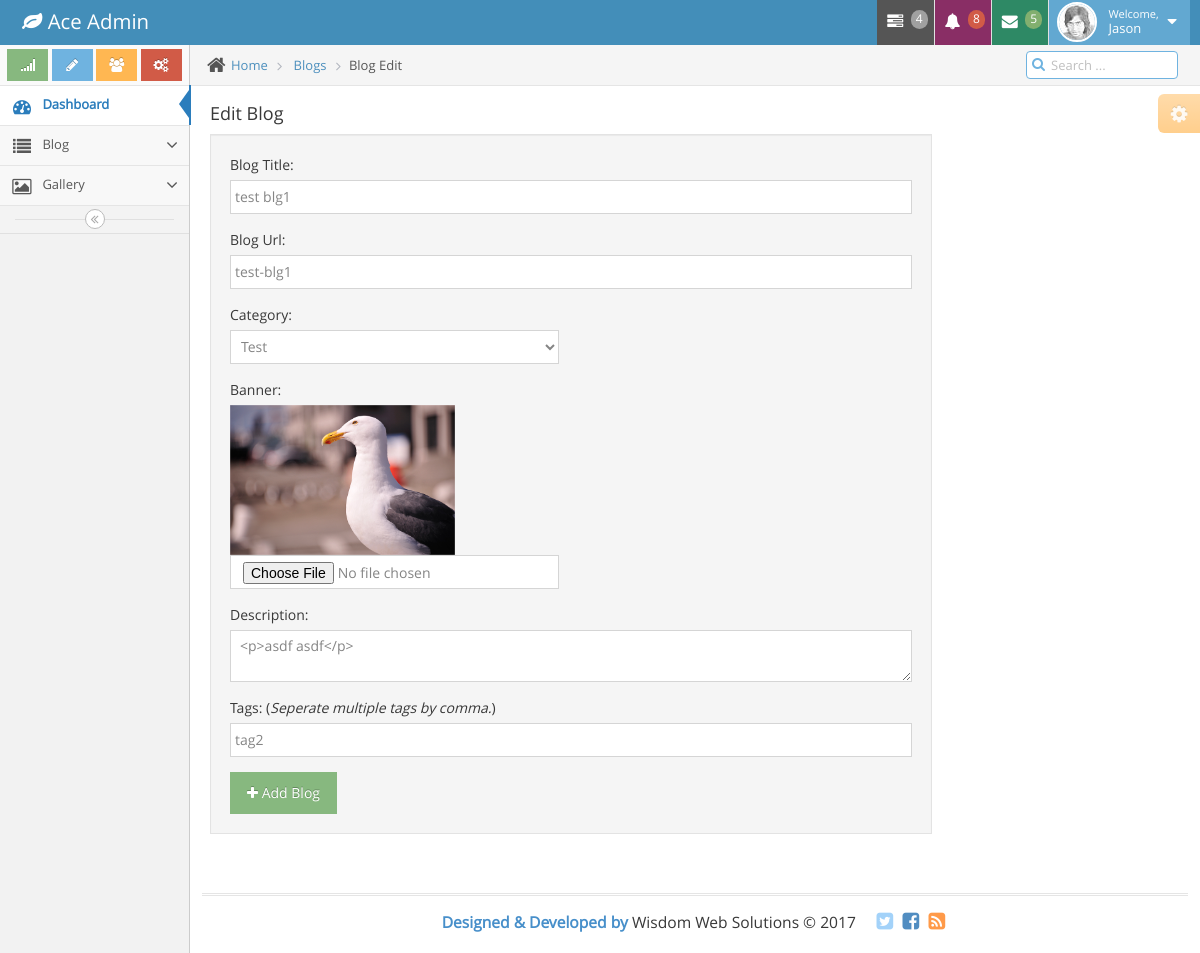
Page /blog-edit.php?id=18 (signed in) on the committed database.
### tables this page shows
CREATE TABLE IF NOT EXISTS `tbl_blog` (
`blog_id` int(11) NOT NULL,
  `blog_title` varchar(255) NOT NULL,
  `blog_slug` varchar(255) NOT NULL,
  `blog_cat` int(11) NOT NULL,
  `blog_banner` varchar(255) NOT NULL,
  `blog_descr` text NOT NULL,
  `blog_tags` varchar(255) NOT NULL,
  `created_at` datetime NOT NULL DEFAULT CURRENT_TIMESTAMP
);

CREATE TABLE IF NOT EXISTS `tbl_blog_cat` (
`cat_id` int(11) NOT NULL,
  `cat_name` varchar(255) NOT NULL,
  `created_at` datetime NOT NULL DEFAULT CURRENT_TIMESTAMP
);

### blog-edit.php (the view, shortened to what this page needs)
<?php
	include 'include/connection.php';
?>
<!DOCTYPE html>
<html lang="en">
	<head>
		<link rel="stylesheet" href="assets/css/bootstrap.min.css" />
		<link rel="stylesheet" href="assets/font-awesome/4.5.0/css/font-awesome.min.css" />
		<link rel="stylesheet" href="assets/css/ace.min.css" class="ace-main-stylesheet" id="main-ace-style" />
		<link rel="stylesheet" href="assets/css/ace-skins.min.css" />
		<link rel="stylesheet" href="assets/css/ace-rtl.min.css" />
	</head>
	<body class="no-skin">
		<?php include 'include/header.php'; ?>
		<div class="main-container ace-save-state" id="main-container">
			<?php include 'include/sidebar.php'; ?>
			<div class="main-content">
				<div class="main-content-inner">
					<div class="breadcrumbs ace-save-state" id="breadcrumbs">
						<ul class="breadcrumb">
							<li>
								<i class="ace-icon fa fa-home home-icon"></i>
								<a href="index.php">Home</a>
							</li>
							<li>
								<a href="blogs">Blogs</a>
							</li>
							<li class="active">Blog Edit</li>
						</ul>
						<div class="nav-search" id="nav-search">
							<form class="form-search">
								<span class="input-icon">
									<input type="text" placeholder="Search ..." class="nav-search-input" id="nav-search-input" autocomplete="off" />
									<i class="ace-icon fa fa-search nav-search-icon"></i>
								</span>
							</form>
						</div>
					</div>
					<div class="page-content">
						<div class="ace-settings-container" id="ace-settings-container">
							<div class="btn btn-app btn-xs btn-warning ace-settings-btn" id="ace-settings-btn">
								<i class="ace-icon fa fa-cog bigger-130"></i>
							</div>
						</div>
						<div class="row">
							<div class="col-xs-12">
<div class="row">
	<div class="col-sm-9">
		<h4>Edit Blog</h4>
	<?php
		$blog_id = $_GET['id'];
		$sql = "SELECT * FROM tbl_blog WHERE blog_id = '".$blog_id."' ";
		$result      = $conn->query($sql);
		$row         = $result->fetch_array();
		$blog_cat    = $row['blog_cat'];
		$blog_banner = $row['blog_banner'];
		$blog_descr  = $row['blog_descr'];
		$blog_tags   = $row['blog_tags'];
	?>
	<form action="include/blog-edit.php" method="post" class="well" enctype="multipart/form-data">
		<div class="form-group">
			<label>Blog Title:</label>
			<input type="text" id="blog_title" class="form-control" value="<?php echo $row['blog_title']; ?>" name="blog_title" required>
		</div>
		<div class="form-group">
			<label>Blog Url:</label>
			<input type="text" id="slug" value="<?php echo $row['blog_slug']; ?>" class="form-control" name="blog_slug" required>
		</div>
        <div class="row">             <div class="col-md-6">
<div class="form-group">                     <label>Category:</label>
<select id="blog_category" class="form-control" name="blog_cat">
     <?php
     $sql = "SELECT * FROM tbl_blog_cat";
     $result = $conn->query($sql);
while($row = $result->fetch_array()) {             ?>               <option
value="<?php echo $row['cat_id']; ?>" <?php if($row['cat_id'] == $blog_cat) {
echo 'selected'; } ?>><?php echo $row['cat_name']; ?></option>
<?php } ?>                     </select>                 </div>
			</div>
			<div class="col-md-6">
			</div>
		</div>
			<div class="row">
				<div class="col-md-6">
					<div class="form-group">
				<label>Banner:</label><br>
				<img src="uploads/blogs/<?php echo $blog_banner; ?>" id="hd" height="150px">
				<input type="file" onchange="readURL(this);" accept="image/jpeg, image/png" class="form-control" name="image">
				</div>
				</div>
				<div class="col-md-6"></div>
			</div>
		<div class="form-group">
			<label>Description:</label>
			<textarea id="editor1" class="form-control" name="blog_descr" required><?php echo $blog_descr; ?></textarea>
		</div>
		<div class="form-group">
			<label>Tags: (<i>Seperate multiple tags by comma.</i>)</label>
			<input type="text" value="<?php echo $blog_tags; ?>" class="form-control" name="blog_tags">
		</div>
		<button class="btn btn-success" type="submit" name="submit"><i class="fa fa-plus"></i> Add Blog</button>
	</form>
	</div>
	<div class="col-sm-3"></div>
</div>
							</div>
						</div>
					</div>
				</div>
			</div>
			<?php include 'include/footer.php'; ?>
		</div>
	</body>
</html>

### rows in the picture
tbl_blog: blog_title "test blg1", blog_slug "test-blg1", blog_cat "Test", blog_banner (picture), blog_descr "<p>asdf asdf</p>", blog_tags "tag2"
